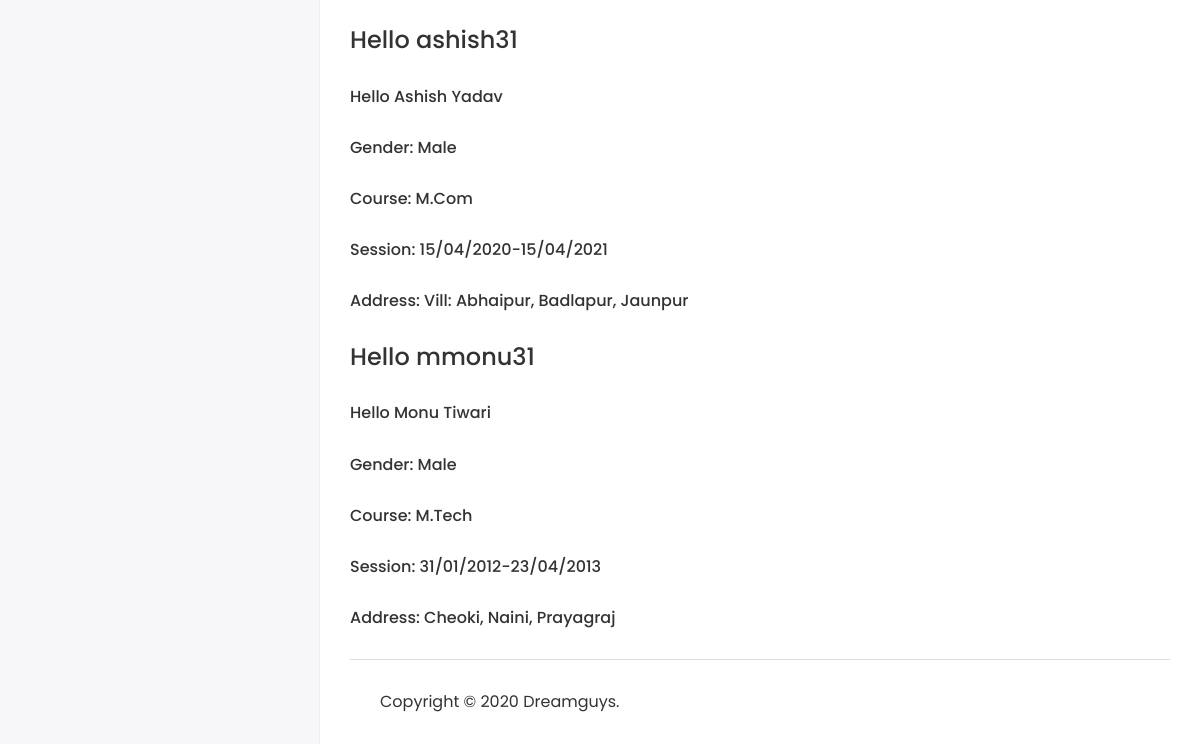
/Student/Home (signed in, lower part), run on an earlier commit of the app's database.
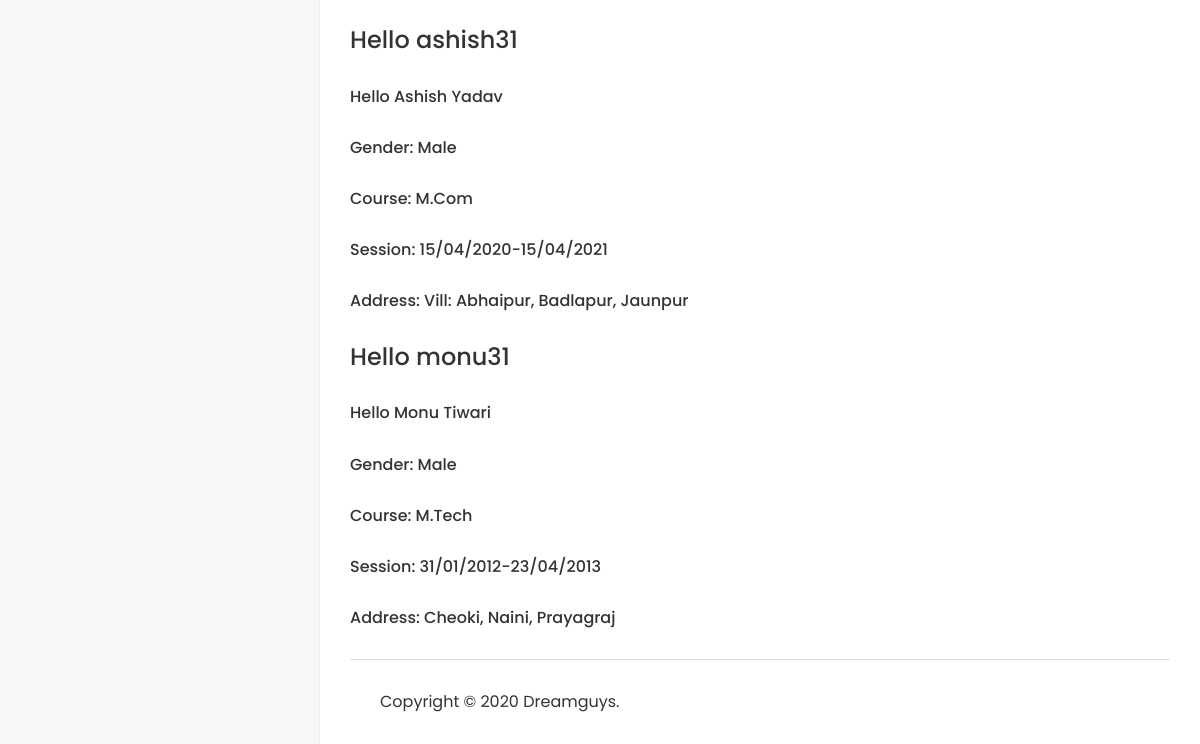
And on a later commit of the database.
### myApp/models.py (models this page shows, shortened)
class Student(models.Model):
  objects = None
  admin = models.OneToOneField(CustomUser, on_delete=models.CASCADE)
  address = models.TextField()
  gender = models.CharField(max_length=100)
  course_id = models.ForeignKey(Course, on_delete=models.DO_NOTHING)
  session_year_id = models.ForeignKey(SessionYear, on_delete=models.DO_NOTHING)
  create_date = models.DateTimeField(auto_now_add=True)
  update_date = models.DateTimeField(auto_now=True)

class CustomUser(AbstractUser):
  USER = (
    (1, 'HOD'),
    (2, 'STAFF'),
    (3, 'STUDENT'),
  )
  user_type = models.CharField(choices=USER, max_length=50, default=1)
  profile_Pic = models.ImageField(upload_to='media/profilePic')

class Course(models.Model):
  objects = None
  course_name = models.CharField(max_length=100)
  create_date = models.DateTimeField(auto_now_add=True)
  update_date = models.DateTimeField(auto_now=True)
  def __str__(self):
    return self.course_name

class SessionYear(models.Model):
  objects = None
  session_start = models.CharField(max_length=50)
  session_end = models.CharField(max_length=50)
  def __str__(self):
    return self.session_start + "-" + self.session_end

### StudentManagementProject/Student_Views.py (the view)
@login_required(login_url='/')
def home(request):
    student = Student.objects.all()
    context = {"students": student}
    return render(request, 'Student/home.html', context)

### templates/Student/home.html
{% extends 'base.html' %}
{% block content %}
    {% if students %}
        {% for student in students %}
            <h4>Hello {{student.admin.username}}</h4><br/>
            <h6>Hello {{student.admin.first_name}}&nbsp;{{student.admin.last_name}}</h6><br/>
            <h6>Gender: {{student.gender}}</h6><br/>
            <h6>Course: {{student.course_id}}</h6><br/>
            <h6>Session: {{student.session_year_id}}</h6><br/>
            <h6>Address: {{student.address}}</h6><br/>
        {% endfor %}
    {% endif %}
{% endblock %}

What changed in the data, as far as the page shows it:
changed Student "Cheoki, Naini, Prayagraj": admin.username "mmonu31" → "monu31"
